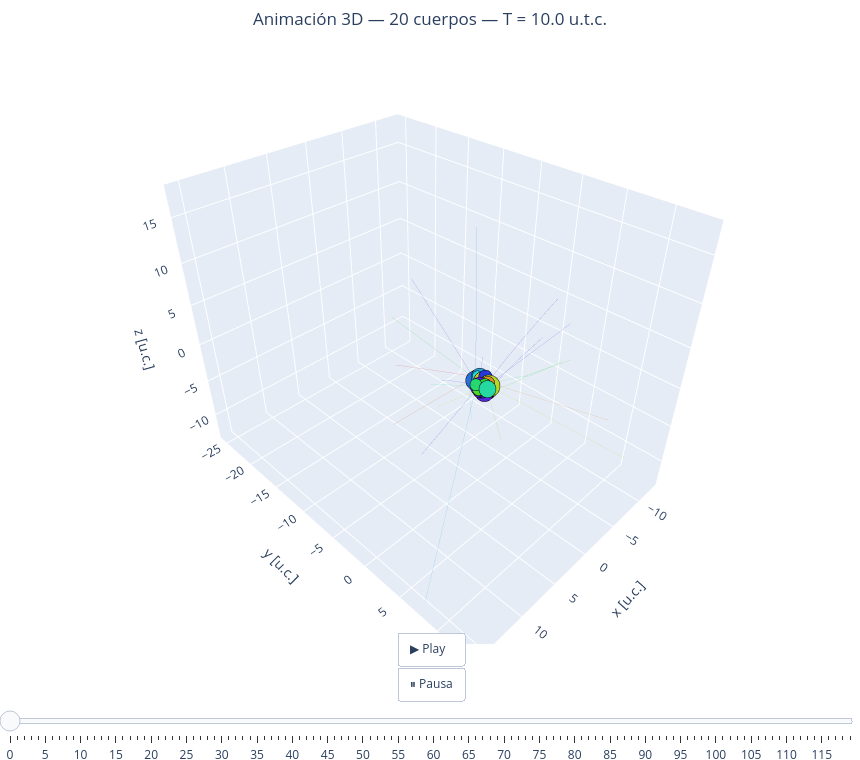

The code cell stored with this chart in its notebook:
### Markdown cell above
Anima el sistema:

### Code cell
anima_ncuerpos(masas, rps, T)

### Figure 1 — Plotly figure (JSON) as saved in the notebook; plotly's stock layout.template omitted (floating-point values rounded to 4 significant figures; data arrays with more than 128 entries replaced by an {"elided": "..."} marker saying what was removed)
{"data": [{"hoverinfo": "skip", "line": {"color": "hsl(0,70%,50%)", "width": 1}, "mode": "lines", "opacity": 0.25, "showlegend": false, "type": "scatter3d", "x": {"elided": "1000 float values"}, "y": {"elided": "1000 float values"}, "z": {"elided": "1000 float values"}}, {"hoverinfo": "skip", "line": {"color": "hsl(18,70%,50%)", "width": 1}, "mode": "lines", "opacity": 0.25, "showlegend": false, "type": "scatter3d", "x": {"elided": "1000 float values"}, "y": {"elided": "1000 float values"}, "z": {"elided": "1000 float values"}}, {"hoverinfo": "skip", "line": {"color": "hsl(36,70%,50%)", "width": 1}, "mode": "lines", "opacity": 0.25, "showlegend": false, "type": "scatter3d", "x": {"elided": "1000 float values"}, "y": {"elided": "1000 float values"}, "z": {"elided": "1000 float values"}}, {"hoverinfo": "skip", "line": {"color": "hsl(54,70%,50%)", "width": 1}, "mode": "lines", "opacity": 0.25, "showlegend": false, "type": "scatter3d", "x": {"elided": "1000 float values"}, "y": {"elided": "1000 float values"}, "z": {"elided": "1000 float values"}}, {"hoverinfo": "skip", "line": {"color": "hsl(72,70%,50%)", "width": 1}, "mode": "lines", "opacity": 0.25, "showlegend": false, "type": "scatter3d", "x": {"elided": "1000 float values"}, "y": {"elided": "1000 float values"}, "z": {"elided": "1000 float values"}}, {"hoverinfo": "skip", "line": {"color": "hsl(90,70%,50%)", "width": 1}, "mode": "lines", "opacity": 0.25, "showlegend": false, "type": "scatter3d", "x": {"elided": "1000 float values"}, "y": {"elided": "1000 float values"}, "z": {"elided": "1000 float values"}}, {"hoverinfo": "skip", "line": {"color": "hsl(108,70%,50%)", "width": 1}, "mode": "lines", "opacity": 0.25, "showlegend": false, "type": "scatter3d", "x": {"elided": "1000 float values"}, "y": {"elided": "1000 float values"}, "z": {"elided": "1000 float values"}}, {"hoverinfo": "skip", "line": {"color": "hsl(125,70%,50%)", "width": 1}, "mode": "lines", "opacity": 0.25, "showlegend": false, "type": "scatter3d", "x": {"elided": "1000 float values"}, "y": {"elided": "1000 float values"}, "z": {"elided": "1000 float values"}}, {"hoverinfo": "skip", "line": {"color": "hsl(144,70%,50%)", "width": 1}, "mode": "lines", "opacity": 0.25, "showlegend": false, "type": "scatter3d", "x": {"elided": "1000 float values"}, "y": {"elided": "1000 float values"}, "z": {"elided": "1000 float values"}}, {"hoverinfo": "skip", "line": {"color": "hsl(162,70%,50%)", "width": 1}, "mode": "lines", "opacity": 0.25, "showlegend": false, "type": "scatter3d", "x": {"elided": "1000 float values"}, "y": {"elided": "1000 float values"}, "z": {"elided": "1000 float values"}}, {"hoverinfo": "skip", "line": {"color": "hsl(180,70%,50%)", "width": 1}, "mode": "lines", "opacity": 0.25, "showlegend": false, "type": "scatter3d", "x": {"elided": "1000 float values"}, "y": {"elided": "1000 float values"}, "z": {"elided": "1000 float values"}}, {"hoverinfo": "skip", "line": {"color": "hsl(198,70%,50%)", "width": 1}, "mode": "lines", "opacity": 0.25, "showlegend": false, "type": "scatter3d", "x": {"elided": "1000 float values"}, "y": {"elided": "1000 float values"}, "z": {"elided": "1000 float values"}}, {"hoverinfo": "skip", "line": {"color": "hsl(216,70%,50%)", "width": 1}, "mode": "lines", "opacity": 0.25, "showlegend": false, "type": "scatter3d", "x": {"elided": "1000 float values"}, "y": {"elided": "1000 float values"}, "z": {"elided": "1000 float values"}}, {"hoverinfo": "skip", "line": {"color": "hsl(234,70%,50%)", "width": 1}, "mode": "lines", "opacity": 0.25, "showlegend": false, "type": "scatter3d", "x": {"elided": "1000 float values"}, "y": {"elided": "1000 float values"}, "z": {"elided": "1000 float values"}}, {"hoverinfo": "skip", "line": {"color": "hsl(251,70%,50%)", "width": 1}, "mode": "lines", "opacity": 0.25, "showlegend": false, "type": "scatter3d", "x": {"elided": "1000 float values"}, "y": {"elided": "1000 float values"}, "z": {"elided": "1000 float values"}}, {"hoverinfo": "skip", "line": {"color": "hsl(270,70%,50%)", "width": 1}, "mode": "lines", "opacity": 0.25, "showlegend": false, "type": "scatter3d", "x": {"elided": "1000 float values"}, "y": {"elided": "1000 float values"}, "z": {"elided": "1000 float values"}}, {"hoverinfo": "skip", "line": {"color": "hsl(288,70%,50%)", "width": 1}, "mode": "lines", "opacity": 0.25, "showlegend": false, "type": "scatter3d", "x": {"elided": "1000 float values"}, "y": {"elided": "1000 float values"}, "z": {"elided": "1000 float values"}}, {"hoverinfo": "skip", "line": {"color": "hsl(306,70%,50%)", "width": 1}, "mode": "lines", "opacity": 0.25, "showlegend": false, "type": "scatter3d", "x": {"elided": "1000 float values"}, "y": {"elided": "1000 float values"}, "z": {"elided": "1000 float values"}}, {"hoverinfo": "skip", "line": {"color": "hsl(324,70%,50%)", "width": 1}, "mode": "lines", "opacity": 0.25, "showlegend": false, "type": "scatter3d", "x": {"elided": "1000 float values"}, "y": {"elided": "1000 float values"}, "z": {"elided": "1000 float values"}}, {"hoverinfo": "skip", "line": {"color": "hsl(342,70%,50%)", "width": 1}, "mode": "lines", "opacity": 0.25, "showlegend": false, "type": "scatter3d", "x": {"elided": "1000 float values"}, "y": {"elided": "1000 float values"}, "z": {"elided": "1000 float values"}}, {"marker": {"color": "hsl(0,70%,50%)", "line": {"color": "black", "width": 0.5}, "size": 10}, "mode": "markers", "name": "Cuerpo 1", "showlegend": false, "type": "scatter3d", "x": [-0.313], "y": [0.3634], "z": [0.08907]}, {"marker": {"color": "hsl(18,70%,50%)", "line": {"color": "black", "width": 0.5}, "size": 12}, "mode": "markers", "name": "Cuerpo 2", "showlegend": false, "type": "scatter3d", "x": [-0.2953], "y": [-0.8659], "z": [0.02122]}, {"marker": {"color": "hsl(36,70%,50%)", "line": {"color": "black", "width": 0.5}, "size": 8}, "mode": "markers", "name": "Cuerpo 3", "showlegend": false, "type": "scatter3d", "x": [-0.2218], "y": [0.4733], "z": [0.3174]}, {"marker": {"color": "hsl(54,70%,50%)", "line": {"color": "black", "width": 0.5}, "size": 10}, "mode": "markers", "name": "Cuerpo 4", "showlegend": false, "type": "scatter3d", "x": [-0.3006], "y": [-0.3135], "z": [0.1908]}, {"marker": {"color": "hsl(72,70%,50%)", "line": {"color": "black", "width": 0.5}, "size": 13}, "mode": "markers", "name": "Cuerpo 5", "showlegend": false, "type": "scatter3d", "x": [-0.2338], "y": [0.6262], "z": [0.03536]}, {"marker": {"color": "hsl(90,70%,50%)", "line": {"color": "black", "width": 0.5}, "size": 13}, "mode": "markers", "name": "Cuerpo 6", "showlegend": false, "type": "scatter3d", "x": [-0.4611], "y": [0.1186], "z": [-0.6976]}, {"marker": {"color": "hsl(108,70%,50%)", "line": {"color": "black", "width": 0.5}, "size": 7}, "mode": "markers", "name": "Cuerpo 7", "showlegend": false, "type": "scatter3d", "x": [0.7543], "y": [0.1534], "z": [-0.15]}, {"marker": {"color": "hsl(125,70%,50%)", "line": {"color": "black", "width": 0.5}, "size": 8}, "mode": "markers", "name": "Cuerpo 8", "showlegend": false, "type": "scatter3d", "x": [0.1644], "y": [0.4482], "z": [0.2284]}, {"marker": {"color": "hsl(144,70%,50%)", "line": {"color": "black", "width": 0.5}, "size": 7}, "mode": "markers", "name": "Cuerpo 9", "showlegend": false, "type": "scatter3d", "x": [0.7824], "y": [-0.2129], "z": [0.2901]}, {"marker": {"color": "hsl(162,70%,50%)", "line": {"color": "black", "width": 0.5}, "size": 10}, "mode": "markers", "name": "Cuerpo 10", "showlegend": false, "type": "scatter3d", "x": [0.2579], "y": [0.8701], "z": [0.05504]}, {"marker": {"color": "hsl(180,70%,50%)", "line": {"color": "black", "width": 0.5}, "size": 6}, "mode": "markers", "name": "Cuerpo 11", "showlegend": false, "type": "scatter3d", "x": [-0.1488], "y": [-0.8449], "z": [0.5507]}, {"marker": {"color": "hsl(198,70%,50%)", "line": {"color": "black", "width": 0.5}, "size": 10}, "mode": "markers", "name": "Cuerpo 12", "showlegend": false, "type": "scatter3d", "x": [-0.272], "y": [-0.6667], "z": [0.4895]}, {"marker": {"color": "hsl(216,70%,50%)", "line": {"color": "black", "width": 0.5}, "size": 11}, "mode": "markers", "name": "Cuerpo 13", "showlegend": false, "type": "scatter3d", "x": [-0.01818], "y": [-1.05], "z": [-0.06088]}, {"marker": {"color": "hsl(234,70%,50%)", "line": {"color": "black", "width": 0.5}, "size": 8}, "mode": "markers", "name": "Cuerpo 14", "showlegend": false, "type": "scatter3d", "x": [-0.3879], "y": [-0.01376], "z": [0.747]}, {"marker": {"color": "hsl(251,70%,50%)", "line": {"color": "black", "width": 0.5}, "size": 11}, "mode": "markers", "name": "Cuerpo 15", "showlegend": false, "type": "scatter3d", "x": [-0.4541], "y": [-0.5094], "z": [-0.01002]}, {"marker": {"color": "hsl(270,70%,50%)", "line": {"color": "black", "width": 0.5}, "size": 11}, "mode": "markers", "name": "Cuerpo 16", "showlegend": false, "type": "scatter3d", "x": [0.5357], "y": [0.08044], "z": [0.09078]}, {"marker": {"color": "hsl(288,70%,50%)", "line": {"color": "black", "width": 0.5}, "size": 6}, "mode": "markers", "name": "Cuerpo 17", "showlegend": false, "type": "scatter3d", "x": [0.848], "y": [0.2506], "z": [-0.3942]}, {"marker": {"color": "hsl(306,70%,50%)", "line": {"color": "black", "width": 0.5}, "size": 11}, "mode": "markers", "name": "Cuerpo 18", "showlegend": false, "type": "scatter3d", "x": [0.3649], "y": [0.5825], "z": [-0.44]}, {"marker": {"color": "hsl(324,70%,50%)", "line": {"color": "black", "width": 0.5}, "size": 8}, "mode": "markers", "name": "Cuerpo 19", "showlegend": false, "type": "scatter3d", "x": [0.52], "y": [0.4401], "z": [-0.306]}, {"marker": {"color": "hsl(342,70%,50%)", "line": {"color": "black", "width": 0.5}, "size": 9}, "mode": "markers", "name": "Cuerpo 20", "showlegend": false, "type": "scatter3d", "x": [0.5946], "y": [0.2343], "z": [-0.2639]}], "layout": {"height": 760, "margin": {"b": 0, "l": 0, "r": 0, "t": 50}, "scene": {"aspectmode": "data", "xaxis": {"title": {"text": "x [u.c.]"}}, "yaxis": {"title": {"text": "y [u.c.]"}}, "zaxis": {"title": {"text": "z [u.c.]"}}}, "sliders": [{"currentvalue": {"prefix": "Frame: ", "visible": true, "xanchor": "center"}, "pad": {"t": 40}, "steps": [{"args": [["0"], {"frame": {"duration": 0, "redraw": true}, "mode": "immediate"}], "label": "0", "method": "animate"}, {"args": [["1"], {"frame": {"duration": 0, "redraw": true}, "mode": "immediate"}], "label": "1", "method": "animate"}, {"args": [["2"], {"frame": {"duration": 0, "redraw": true}, "mode": "immediate"}], "label": "2", "method": "animate"}, {"args": [["3"], {"frame": {"duration": 0, "redraw": true}, "mode": "immediate"}], "label": "3", "method": "animate"}, {"args": [["4"], {"frame": {"duration": 0, "redraw": true}, "mode": "immediate"}], "label": "4", "method": "animate"}, {"args": [["5"], {"frame": {"duration": 0, "redraw": true}, "mode": "immediate"}], "label": "5", "method": "animate"}, {"args": [["6"], {"frame": {"duration": 0, "redraw": true}, "mode": "immediate"}], "label": "6", "method": "animate"}, {"args": [["7"], {"frame": {"duration": 0, "redraw": true}, "mode": "immediate"}], "label": "7", "method": "animate"}, {"args": [["8"], {"frame": {"duration": 0, "redraw": true}, "mode": "immediate"}], "label": "8", "method": "animate"}, {"args": [["9"], {"frame": {"duration": 0, "redraw": true}, "mode": "immediate"}], "label": "9", "method": "animate"}, {"args": [["10"], {"frame": {"duration": 0, "redraw": true}, "mode": "immediate"}], "label": "10", "method": "animate"}, {"args": [["11"], {"frame": {"duration": 0, "redraw": true}, "mode": "immediate"}], "label": "11", "method": "animate"}, {"args": [["12"], {"frame": {"duration": 0, "redraw": true}, "mode": "immediate"}], "label": "12", "method": "animate"}, {"args": [["13"], {"frame": {"duration": 0, "redraw": true}, "mode": "immediate"}], "label": "13", "method": "animate"}, {"args": [["14"], {"frame": {"duration": 0, "redraw": true}, "mode": "immediate"}], "label": "14", "method": "animate"}, {"args": [["15"], {"frame": {"duration": 0, "redraw": true}, "mode": "immediate"}], "label": "15", "method": "animate"}, {"args": [["16"], {"frame": {"duration": 0, "redraw": true}, "mode": "immediate"}], "label": "16", "method": "animate"}, {"args": [["17"], {"frame": {"duration": 0, "redraw": true}, "mode": "immediate"}], "label": "17", "method": "animate"}, {"args": [["18"], {"frame": {"duration": 0, "redraw": true}, "mode": "immediate"}], "label": "18", "method": "animate"}, {"args": [["19"], {"frame": {"duration": 0, "redraw": true}, "mode": "immediate"}], "label": "19", "method": "animate"}, {"args": [["20"], {"frame": {"duration": 0, "redraw": true}, "mode": "immediate"}], "label": "20", "method": "animate"}, {"args": [["21"], {"frame": {"duration": 0, "redraw": true}, "mode": "immediate"}], "label": "21", "method": "animate"}, {"args": [["22"], {"frame": {"duration": 0, "redraw": true}, "mode": "immediate"}], "label": "22", "method": "animate"}, {"args": [["23"], {"frame": {"duration": 0, "redraw": true}, "mode": "immediate"}], "label": "23", "method": "animate"}, {"args": [["24"], {"frame": {"duration": 0, "redraw": true}, "mode": "immediate"}], "label": "24", "method": "animate"}, {"args": [["25"], {"frame": {"duration": 0, "redraw": true}, "mode": "immediate"}], "label": "25", "method": "animate"}, {"args": [["26"], {"frame": {"duration": 0, "redraw": true}, "mode": "immediate"}], "label": "26", "method": "animate"}, {"args": [["27"], {"frame": {"duration": 0, "redraw": true}, "mode": "immediate"}], "label": "27", "method": "animate"}, {"args": [["28"], {"frame": {"duration": 0, "redraw": true}, "mode": "immediate"}], "label": "28", "method": "animate"}, {"args": [["29"], {"frame": {"duration": 0, "redraw": true}, "mode": "immediate"}], "label": "29", "method": "animate"}, {"args": [["30"], {"frame": {"duration": 0, "redraw": true}, "mode": "immediate"}], "label": "30", "method": "animate"}, {"args": [["31"], {"frame": {"duration": 0, "redraw": true}, "mode": "immediate"}], "label": "31", "method": "animate"}, {"args": [["32"], {"frame": {"duration": 0, "redraw": true}, "mode": "immediate"}], "label": "32", "method": "animate"}, {"args": [["33"], {"frame": {"duration": 0, "redraw": true}, "mode": "immediate"}], "label": "33", "method": "animate"}, {"args": [["34"], {"frame": {"duration": 0, "redraw": true}, "mode": "immediate"}], "label": "34", "method": "animate"}, {"args": [["35"], {"frame": {"duration": 0, "redraw": true}, "mode": "immediate"}], "label": "35", "method": "animate"}, {"args": [["36"], {"frame": {"duration": 0, "redraw": true}, "mode": "immediate"}], "label": "36", "method": "animate"}, {"args": [["37"], {"frame": {"duration": 0, "redraw": true}, "mode": "immediate"}], "label": "37", "method": "animate"}, {"args": [["38"], {"frame": {"duration": 0, "redraw": true}, "mode": "immediate"}], "label": "38", "method": "animate"}, {"args": [["39"], {"frame": {"duration": 0, "redraw": true}, "mode": "immediate"}], "label": "39", "method": "animate"}, {"args": [["40"], {"frame": {"duration": 0, "redraw": true}, "mode": "immediate"}], "label": "40", "method": "animate"}, {"args": [["41"], {"frame": {"duration": 0, "redraw": true}, "mode": "immediate"}], "label": "41", "method": "animate"}, {"args": [["42"], {"frame": {"duration": 0, "redraw": true}, "mode": "immediate"}], "label": "42", "method": "animate"}, {"args": [["43"], {"frame": {"duration": 0, "redraw": true}, "mode": "immediate"}], "label": "43", "method": "animate"}, {"args": [["44"], {"frame": {"duration": 0, "redraw": true}, "mode": "immediate"}], "label": "44", "method": "animate"}, {"args": [["45"], {"frame": {"duration": 0, "redraw": true}, "mode": "immediate"}], "label": "45", "method": "animate"}, {"args": [["46"], {"frame": {"duration": 0, "redraw": true}, "mode": "immediate"}], "label": "46", "method": "animate"}, {"args": [["47"], {"frame": {"duration": 0, "redraw": true}, "mode": "immediate"}], "label": "47", "method": "animate"}, {"args": [["48"], {"frame": {"duration": 0, "redraw": true}, "mode": "immediate"}], "label": "48", "method": "animate"}, {"args": [["49"], {"frame": {"duration": 0, "redraw": true}, "mode": "immediate"}], "label": "49", "method": "animate"}, {"args": [["50"], {"frame": {"duration": 0, "redraw": true}, "mode": "immediate"}], "label": "50", "method": "animate"}, {"args": [["51"], {"frame": {"duration": 0, "redraw": true}, "mode": "immediate"}], "label": "51", "method": "animate"}, {"args": [["52"], {"frame": {"duration": 0, "redraw": true}, "mode": "immediate"}], "label": "52", "method": "animate"}, {"args": [["53"], {"frame": {"duration": 0, "redraw": true}, "mode": "immediate"}], "label": "53", "method": "animate"}, {"args": [["54"], {"frame": {"duration": 0, "redraw": true}, "mode": "immediate"}], "label": "54", "method": "animate"}, {"args": [["55"], {"frame": {"duration": 0, "redraw": true}, "mode": "immediate"}], "label": "55", "method": "animate"}, {"args": [["56"], {"frame": {"duration": 0, "redraw": true}, "mode": "immediate"}], "label": "56", "method": "animate"}, {"args": [["57"], {"frame": {"duration": 0, "redraw": true}, "mode": "immediate"}], "label": "57", "method": "animate"}, {"args": [["58"], {"frame": {"duration": 0, "redraw": true}, "mode": "immediate"}], "label": "58", "method": "animate"}, {"args": [["59"], {"frame": {"duration": 0, "redraw": true}, "mode": "immediate"}], "label": "59", "method": "animate"}, {"args": [["60"], {"frame": {"duration": 0, "redraw": true}, "mode": "immediate"}], "label": "60", "method": "animate"}, {"args": [["61"], {"frame": {"duration": 0, "redraw": true}, "mode": "immediate"}], "label": "61", "method": "animate"}, {"args": [["62"], {"frame": {"duration": 0, "redraw": true}, "mode": "immediate"}], "label": "62", "method": "animate"}, {"args": [["63"], {"frame": {"duration": 0, "redraw": true}, "mode": "immediate"}], "label": "63", "method": "animate"}, {"args": [["64"], {"frame": {"duration": 0, "redraw": true}, "mode": "immediate"}], "label": "64", "method": "animate"}, {"args": [["65"], {"frame": {"duration": 0, "redraw": true}, "mode": "immediate"}], "label": "65", "method": "animate"}, {"args": [["66"], {"frame": {"duration": 0, "redraw": true}, "mode": "immediate"}], "label": "66", "method": "animate"}, {"args": [["67"], {"frame": {"duration": 0, "redraw": true}, "mode": "immediate"}], "label": "67", "method": "animate"}, {"args": [["68"], {"frame": {"duration": 0, "redraw": true}, "mode": "immediate"}], "label": "68", "method": "animate"}, {"args": [["69"], {"frame": {"duration": 0, "redraw": true}, "mode": "immediate"}], "label": "69", "method": "animate"}, {"args": [["70"], {"frame": {"duration": 0, "redraw": true}, "mode": "immediate"}], "label": "70", "method": "animate"}, {"args": [["71"], {"frame": {"duration": 0, "redraw": true}, "mode": "immediate"}], "label": "71", "method": "animate"}, {"args": [["72"], {"frame": {"duration": 0, "redraw": true}, "mode": "immediate"}], "label": "72", "method": "animate"}, {"args": [["73"], {"frame": {"duration": 0, "redraw": true}, "mode": "immediate"}], "label": "73", "method": "animate"}, {"args": [["74"], {"frame": {"duration": 0, "redraw": true}, "mode": "immediate"}], "label": "74", "method": "animate"}, {"args": [["75"], {"frame": {"duration": 0, "redraw": true}, "mode": "immediate"}], "label": "75", "method": "animate"}, {"args": [["76"], {"frame": {"duration": 0, "redraw": true}, "mode": "immediate"}], "label": "76", "method": "animate"}, {"args": [["77"], {"frame": {"duration": 0, "redraw": true}, "mode": "immediate"}], "label": "77", "method": "animate"}, {"args": [["78"], {"frame": {"duration": 0, "redraw": true}, "mode": "immediate"}], "label": "78", "method": "animate"}, {"args": [["79"], {"frame": {"duration": 0, "redraw": true}, "mode": "immediate"}], "label": "79", "method": "animate"}, {"args": [["80"], {"frame": {"duration": 0, "redraw": true}, "mode": "immediate"}], "label": "80", "method": "animate"}, {"args": [["81"], {"frame": {"duration": 0, "redraw": true}, "mode": "immediate"}], "label": "81", "method": "animate"}, {"args": [["82"], {"frame": {"duration": 0, "redraw": true}, "mode": "immediate"}], "label": "82", "method": "animate"}, {"args": [["83"], {"frame": {"duration": 0, "redraw": true}, "mode": "immediate"}], "label": "83", "method": "animate"}, {"args": [["84"], {"frame": {"duration": 0, "redraw": true}, "mode": "immediate"}], "label": "84", "method": "animate"}, {"args": [["85"], {"frame": {"duration": 0, "redraw": true}, "mode": "immediate"}], "label": "85", "method": "animate"}, {"args": [["86"], {"frame": {"duration": 0, "redraw": true}, "mode": "immediate"}], "label": "86", "method": "animate"}, {"args": [["87"], {"frame": {"duration": 0, "redraw": true}, "mode": "immediate"}], "label": "87", "method": "animate"}, {"args": [["88"], {"frame": {"duration": 0, "redraw": true}, "mode": "immediate"}], "label": "88", "method": "animate"}, {"args": [["89"], {"frame": {"duration": 0, "redraw": true}, "mode": "immediate"}], "label": "89", "method": "animate"}, {"args": [["90"], {"frame": {"duration": 0, "redraw": true}, "mode": "immediate"}], "label": "90", "method": "animate"}, {"args": [["91"], {"frame": {"duration": 0, "redraw": true}, "mode": "immediate"}], "label": "91", "method": "animate"}, {"args": [["92"], {"frame": {"duration": 0, "redraw": true}, "mode": "immediate"}], "label": "92", "method": "animate"}, {"args": [["93"], {"frame": {"duration": 0, "redraw": true}, "mode": "immediate"}], "label": "93", "method": "animate"}, {"args": [["94"], {"frame": {"duration": 0, "redraw": true}, "mode": "immediate"}], "label": "94", "method": "animate"}, {"args": [["95"], {"frame": {"duration": 0, "redraw": true}, "mode": "immediate"}], "label": "95", "method": "animate"}, {"args": [["96"], {"frame": {"duration": 0, "redraw": true}, "mode": "immediate"}], "label": "96", "method": "animate"}, {"args": [["97"], {"frame": {"duration": 0, "redraw": true}, "mode": "immediate"}], "label": "97", "method": "animate"}, {"args": [["98"], {"frame": {"duration": 0, "redraw": true}, "mode": "immediate"}], "label": "98", "method": "animate"}, {"args": [["99"], {"frame": {"duration": 0, "redraw": true}, "mode": "immediate"}], "label": "99", "method": "animate"}, {"args": [["100"], {"frame": {"duration": 0, "redraw": true}, "mode": "immediate"}], "label": "100", "method": "animate"}, {"args": [["101"], {"frame": {"duration": 0, "redraw": true}, "mode": "immediate"}], "label": "101", "method": "animate"}, {"args": [["102"], {"frame": {"duration": 0, "redraw": true}, "mode": "immediate"}], "label": "102", "method": "animate"}, {"args": [["103"], {"frame": {"duration": 0, "redraw": true}, "mode": "immediate"}], "label": "103", "method": "animate"}, {"args": [["104"], {"frame": {"duration": 0, "redraw": true}, "mode": "immediate"}], "label": "104", "method": "animate"}, {"args": [["105"], {"frame": {"duration": 0, "redraw": true}, "mode": "immediate"}], "label": "105", "method": "animate"}, {"args": [["106"], {"frame": {"duration": 0, "redraw": true}, "mode": "immediate"}], "label": "106", "method": "animate"}, {"args": [["107"], {"frame": {"duration": 0, "redraw": true}, "mode": "immediate"}], "label": "107", "method": "animate"}, {"args": [["108"], {"frame": {"duration": 0, "redraw": true}, "mode": "immediate"}], "label": "108", "method": "animate"}, {"args": [["109"], {"frame": {"duration": 0, "redraw": true}, "mode": "immediate"}], "label": "109", "method": "animate"}, {"args": [["110"], {"frame": {"duration": 0, "redraw": true}, "mode": "immediate"}], "label": "110", "method": "animate"}, {"args": [["111"], {"frame": {"duration": 0, "redraw": true}, "mode": "immediate"}], "label": "111", "method": "animate"}, {"args": [["112"], {"frame": {"duration": 0, "redraw": true}, "mode": "immediate"}], "label": "112", "method": "animate"}, {"args": [["113"], {"frame": {"duration": 0, "redraw": true}, "mode": "immediate"}], "label": "113", "method": "animate"}, {"args": [["114"], {"frame": {"duration": 0, "redraw": true}, "mode": "immediate"}], "label": "114", "method": "animate"}, {"args": [["115"], {"frame": {"duration": 0, "redraw": true}, "mode": "immediate"}], "label": "115", "method": "animate"}, {"args": [["116"], {"frame": {"duration": 0, "redraw": true}, "mode": "immediate"}], "label": "116", "method": "animate"}, {"args": [["117"], {"frame": {"duration": 0, "redraw": true}, "mode": "immediate"}], "label": "117", "method": "animate"}, {"args": [["118"], {"frame": {"duration": 0, "redraw": true}, "mode": "immediate"}], "label": "118", "method": "animate"}, {"args": [["119"], {"frame": {"duration": 0, "redraw": true}, "mode": "immediate"}], "label": "119", "method": "animate"}]}], "title": {"text": "Animación 3D — 20 cuerpos — T = 10.0 u.t.c.", "x": 0.5}, "updatemenus": [{"buttons": [{"args": [null, {"frame": {"duration": 40, "redraw": true}, "fromcurrent": true, "mode": "immediate"}], "label": "▶ Play", "method": "animate"}, {"args": [[null], {"frame": {"duration": 0, "redraw": false}, "mode": "immediate"}], "label": "⏸ Pausa", "method": "animate"}], "showactive": false, "type": "buttons", "x": 0.5, "xanchor": "center", "y": 0.02}], "width": 860}}
